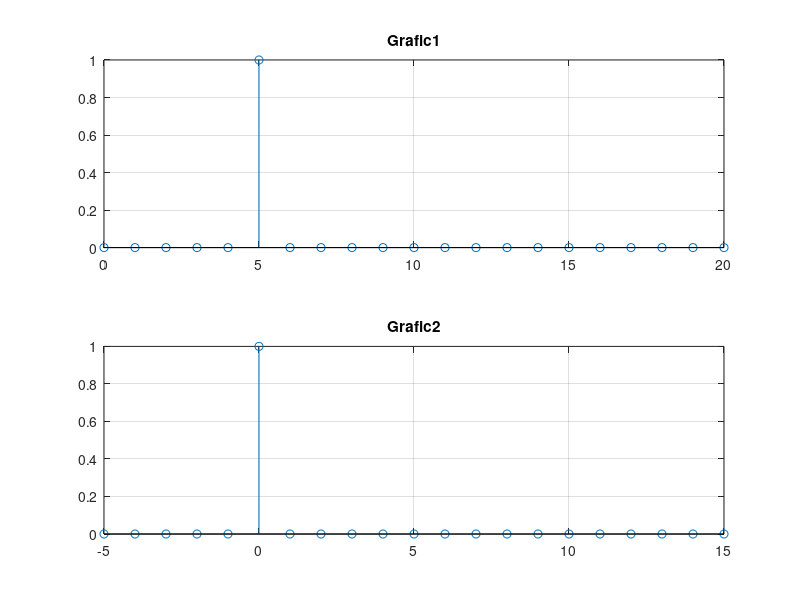
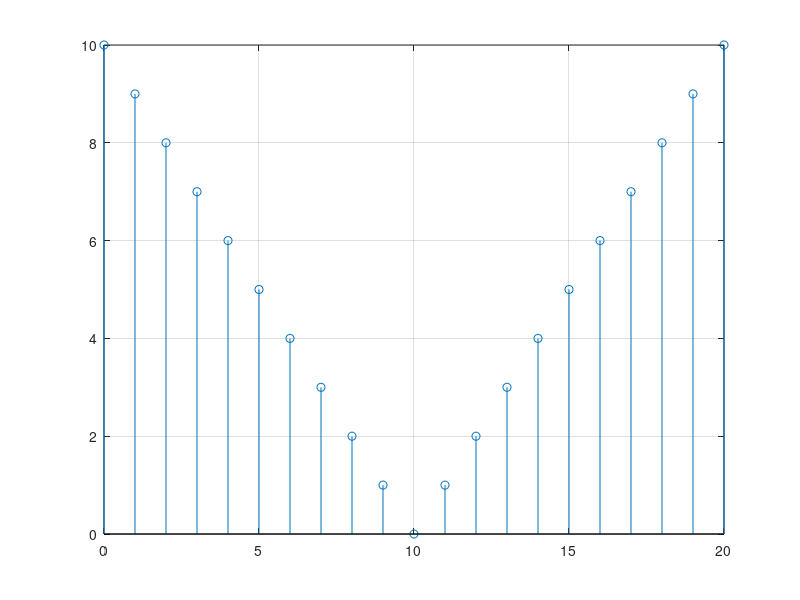
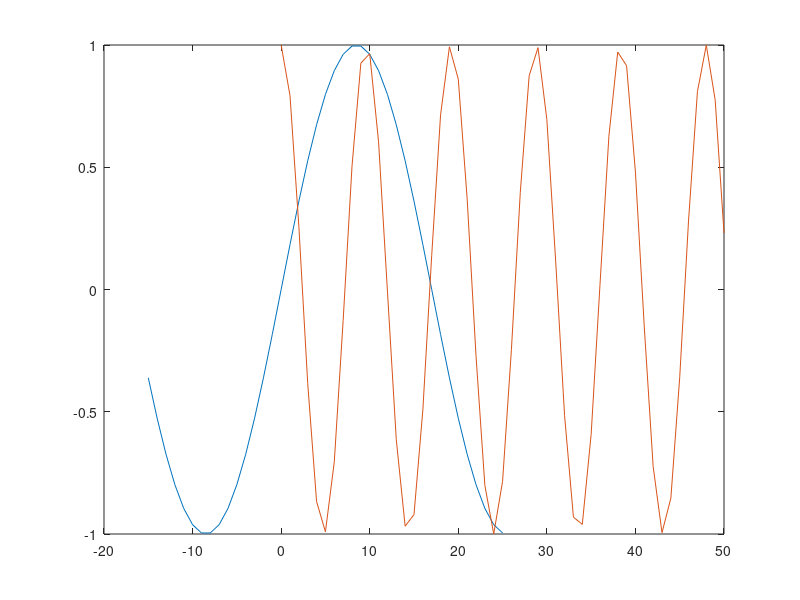
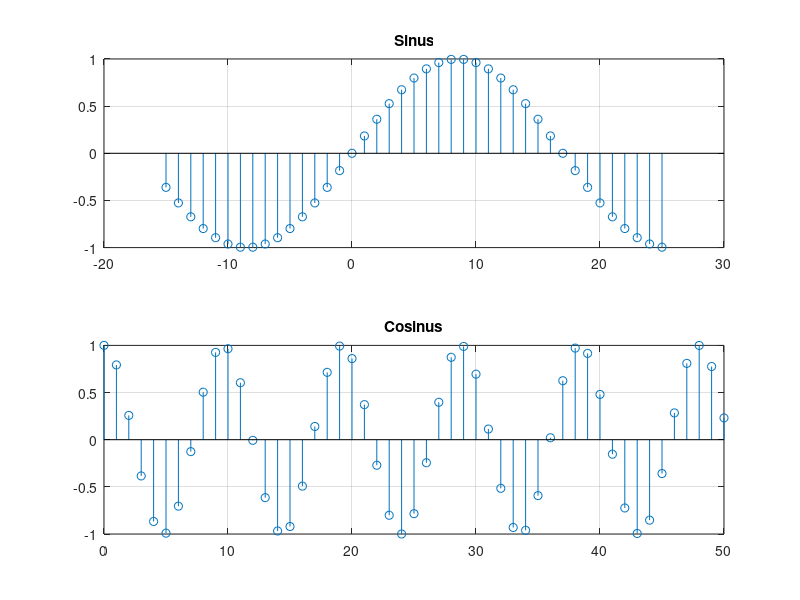

These figures' MATLAB source, in order:
z=[0 0 0 0 0 1 0 0 0 0 0 0 0 0 0 0 0 0 0 0 0];
n=0:20;
m=-5:15;
% a)
figure
subplot(2,1,1),stem(n,z),title('Grafic1'),grid
subplot(2,1,2),stem(m,z),title('Grafic2'),grid
% b)
n=0:20;
t=abs(10-n);
figure
stem(n,t),grid
% c)
n=-15:25;
x1=sin((pi*n)/17);
figure
plot(n,x1),hold on
n=0:50;
x2=cos((pi*n)/sqrt(23));
plot(n,x2)
figure
n=-15:25;
subplot(2,1,1),stem(n,x1),title('Sinus'),grid
n=0:50;
subplot(2,1,2),stem(n,x2),title('Cosinus'),grid